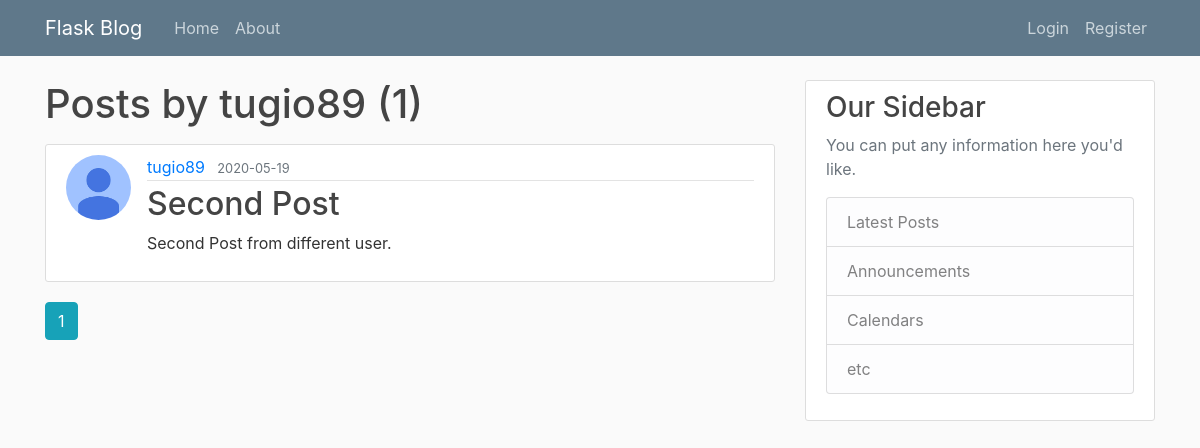
Before: /user/tugio89 with the older database file.
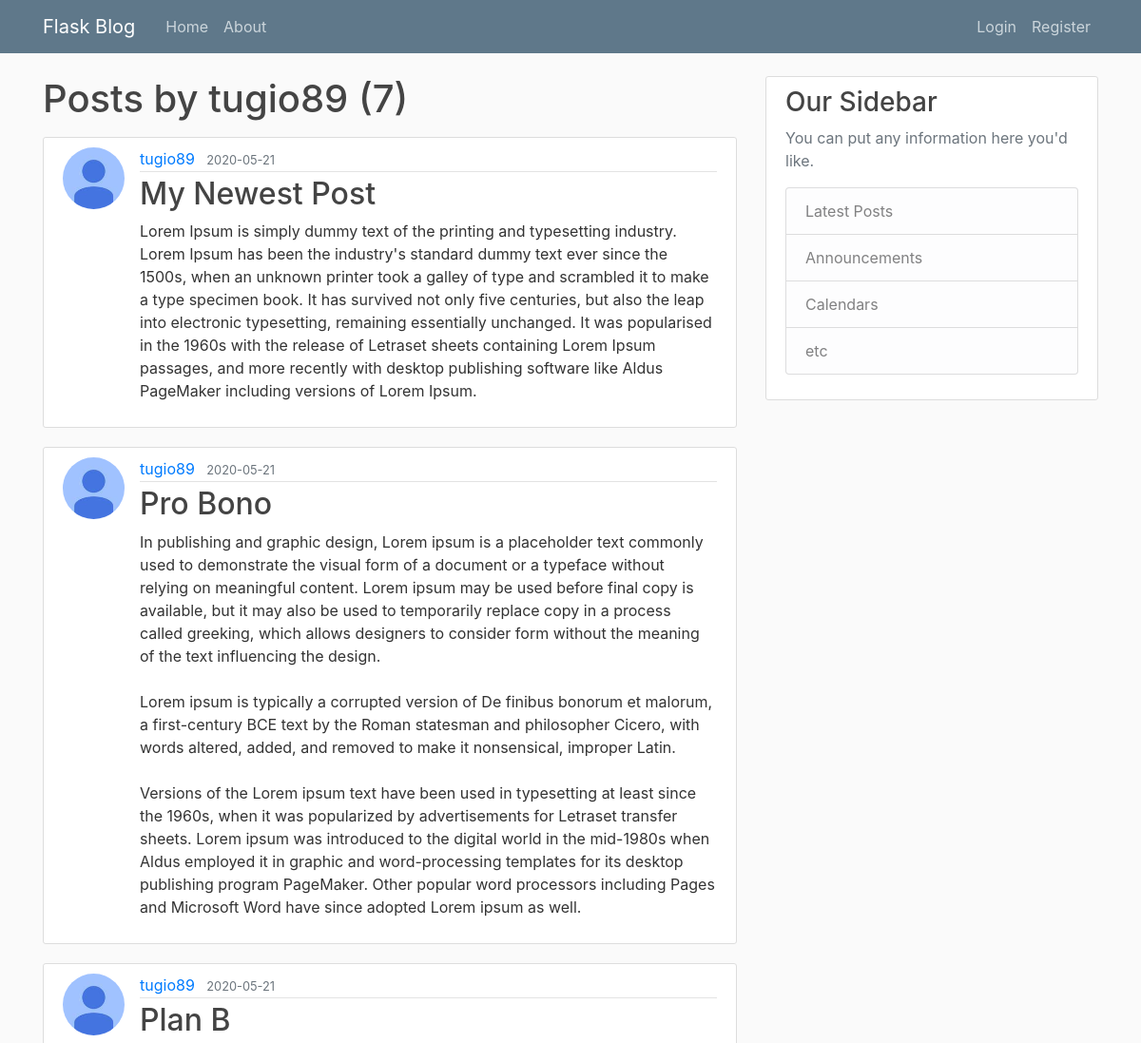
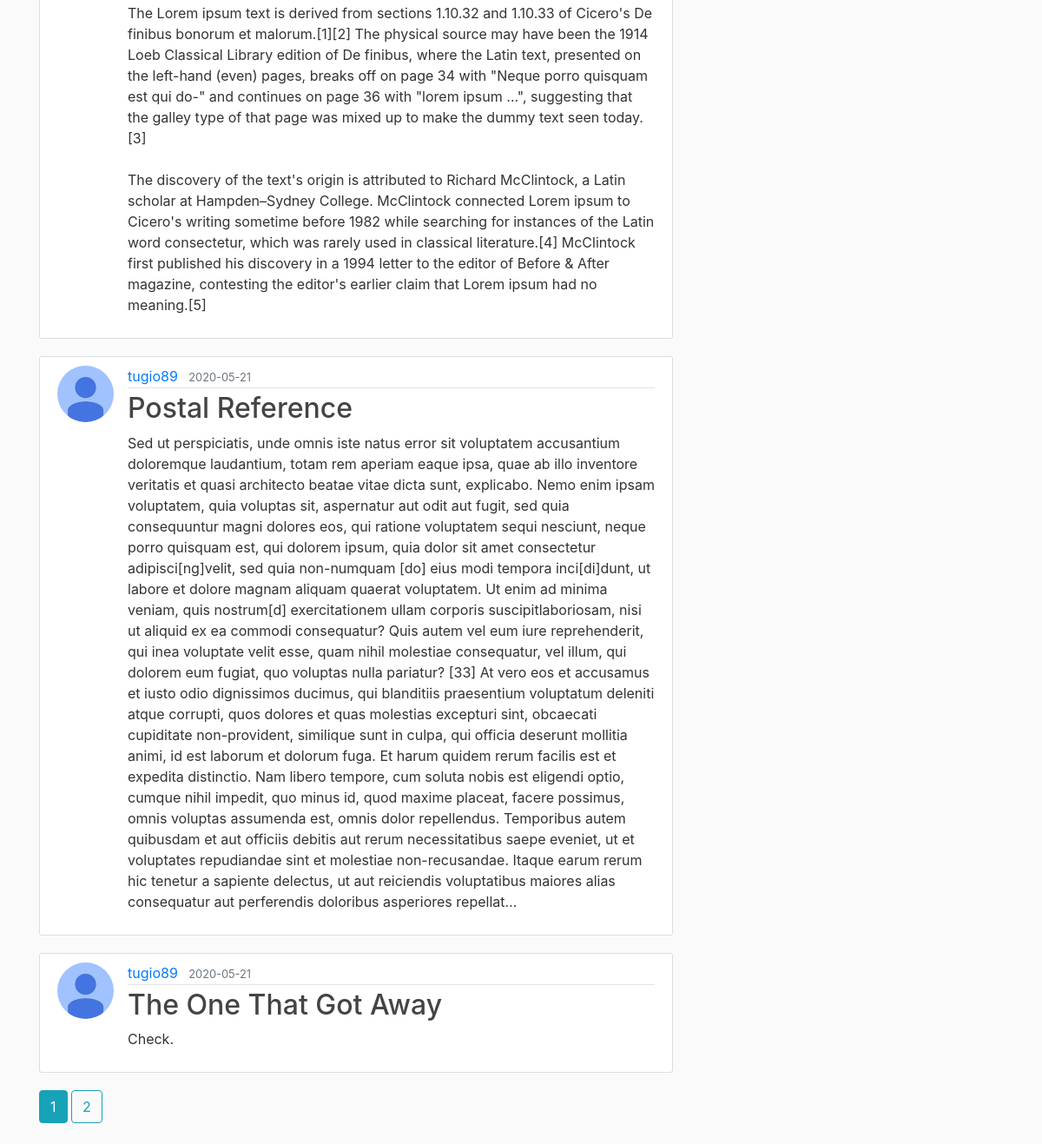
After: the same page with the newer database file (2 pictures, top to bottom).
### flaskblog/models.py (models this page shows, shortened)
class User(db.Model, UserMixin):
    id = db.Column(db.Integer, primary_key=True)
    username = db.Column(db.String(20), unique=True, nullable=False)
    email = db.Column(db.String(120), unique=True, nullable=False)
    image_file = db.Column(db.String(20), nullable=False, default='default.jpg')
    password = db.Column(db.String(60), nullable=False)
    posts = db.relationship('Post', backref='author', lazy=True)

class Post(db.Model):
    id = db.Column(db.Integer, primary_key=True)
    title = db.Column(db.String(100), nullable=False)
    date_posted = db.Column(db.DateTime, nullable=False, default=datetime.utcnow)
    content = db.Column(db.Text, nullable=False)
    user_id = db.Column(db.Integer, db.ForeignKey('user.id'), nullable=False)

### flaskblog/routes.py (the view)
@app.route("/user/<string:username>")
def user_posts(username):
    page = request.args.get('page', 1, type=int)
    user = User.query.filter_by(username=username).first_or_404()
    posts = Post.query.filter_by(author=user)\
        .order_by(Post.date_posted.desc())\
        .paginate(page=page, per_page=5)
    return render_template('user_posts.html', posts=posts, user=user)

### flaskblog/templates/user_posts.html
{% extends "layout.html" %}
{% block content %}
    <h1 class="mb-3">Posts by {{ user.username }} ({{ posts.total }})</h1>
    {% for post in posts.items %}
        <article class="media content-section">
          <img class="rounded-circle article-img" src="{{ url_for('static', filename='profile_pics/' + post.author.image_file) }}">
          <div class="media-body">
            <div class="article-metadata">
              <a class="mr-2" href="{{ url_for('user_posts', username=post.author.username) }}">{{ post.author.username }}</a>
              <small class="text-muted">{{ post.date_posted.strftime('%Y-%m-%d') }}</small>
            </div>
            <h2><a class="article-title" href="{{ url_for('post', post_id=post.id) }}">{{ post.title }}</a></h2>
            <p class="article-content">{{ post.content }}</p>
          </div>
        </article>
    {% endfor %}
    {% for page_num in posts.iter_pages(left_edge=1, right_edge=1, left_current=1, right_current=2) %}
      {% if page_num %}
        {% if posts.page == page_num %}
          <a class="btn btn-info mb-4" href="{{ url_for('user_posts', username=user.username, page=page_num) }}">{{ page_num }}</a>
        {% else %}
          <a class="btn btn-outline-info mb-4" href="{{ url_for('user_posts', username=user.username, page=page_num) }}">{{ page_num }}</a>
        {% endif %}
      {% else %}
        ...
      {% endif %}
    {% endfor %}
{% endblock content %}

### flaskblog/templates/layout.html (shortened to what this page needs)
<!DOCTYPE html>
<html lang="en">
<head>
    <link rel="stylesheet" href="https://stackpath.bootstrapcdn.com/bootstrap/4.4.1/css/bootstrap.min.css">
    <link rel="stylesheet" type="text/css" href="{{ url_for('static', filename='main.css') }}">
</head>
<body>
    <header class="site-header">
      <nav class="navbar navbar-expand-md navbar-dark bg-steel fixed-top">
        <div class="container">
          <a class="navbar-brand mr-4" href="/">Flask Blog</a>
          <div class="collapse navbar-collapse" id="navbarToggle">
            <div class="navbar-nav mr-auto">
              <a class="nav-item nav-link" href="{{ url_for('home') }}">Home</a>
              <a class="nav-item nav-link" href="{{ url_for('about') }}">About</a>
            </div>
            <div class="navbar-nav">
              {% if current_user.is_authenticated %}
                <a class="nav-item nav-link" href="{{ url_for('new_post') }}">New Post</a>
                <a class="nav-item nav-link" href="{{ url_for('account') }}">Account</a>
                <a class="nav-item nav-link" href="{{ url_for('logout') }}">Logout</a>
              {% else %}
                <a class="nav-item nav-link" href="{{ url_for('login') }}">Login</a>
                <a class="nav-item nav-link" href="{{ url_for('register') }}">Register</a>
              {% endif %}
            </div>
          </div>
        </div>
      </nav>
    </header>
    <main role="main" class="container">
      <div class="row">
        <div class="col-md-8">
          {% block content %}{% endblock %}
        </div>
        <div class="col-md-4">
          <div class="content-section">
            <h3>Our Sidebar</h3>
            <p class='text-muted'>You can put any information here you'd like.
              <ul class="list-group">
                <li class="list-group-item list-group-item-light">Latest Posts</li>
                <li class="list-group-item list-group-item-light">Announcements</li>
                <li class="list-group-item list-group-item-light">Calendars</li>
                <li class="list-group-item list-group-item-light">etc</li>
              </ul>
            </p>
          </div>
        </div>
      </div>
    </main>
</body>
</html>

### flaskblog/static/main.css (style rules this page uses)
body { background: #fafafa; color: #333333; margin-top: 5rem; }
h1, h2, h3, h4, h5, h6 { color: #444444; }
.bg-steel { background-color: #5f788a; }
.site-header .navbar-nav .nav-link { color: #cbd5db; }
.content-section { background: #ffffff; padding: 10px 20px; border: 1px solid #dddddd; border-radius: 3px; margin-bottom: 20px; }
.article-title { color: #444444; }
.article-content { white-space: pre-line; }
.article-img { height: 65px; width: 65px; margin-right: 16px; }
.article-metadata { padding-bottom: 1px; margin-bottom: 4px; border-bottom: 1px solid #e3e3e3 }

Changed rows visible on the page:
no longer on this page (row unchanged): Post: image_file (placeholder picture), author.username "tugio89", date_posted "2020-05-19", title "Second Post", content "Second Post from different user."
added Post: image_file (picture), author.username "tugio89", date_posted "2020-05-21", title "My Newest Post", content "Lorem Ipsum is simply dummy text of the printing and typesetting industry. Lorem Ipsum has been the industry's standard dummy text ever since the 1500s, when an unknown printer took a galley of type and scrambled it to make a type specimen book. It has survived not only five centuries, but also the leap into electronic typesetting, remaining essentially unchanged. It was popularised in the 1960s with the release of Letraset sheets containing Lorem Ipsum passages, and more recently with desktop publishing software like Aldus PageMaker including versions of Lorem Ipsum."
added Post: image_file (picture), author.username "tugio89", date_posted "2020-05-21", title "Pro Bono", content "In publishing and graphic design, Lorem ipsum is a placeholder text commonly used to demonstrate the visual form of a document or a typeface without relying on meaningful content. Lorem ipsum may be used before final copy is available, but it may also be used to temporarily replace copy in a process called greeking, which allows designers to consider form without the meaning of the text influencing the design. Lorem ipsum is typically a corrupted version of De finibus bonorum et malorum, a first-century BCE text by the Roman statesman and philosopher Cicero, with words altered, added, and removed to make it nonsensical, improper Latin. Versions of the Lorem ipsum text have been used in…"
added Post: image_file (picture), author.username "tugio89", date_posted "2020-05-21", title "Plan B", content "The Lorem ipsum text is derived from sections 1.10.32 and 1.10.33 of Cicero's De finibus bonorum et malorum.[1][2] The physical source may have been the 1914 Loeb Classical Library edition of De finibus, where the Latin text, presented on the left-hand (even) pages, breaks off on page 34 with \"Neque porro quisquam est qui do-\" and continues on page 36 with \"lorem ipsum ...\", suggesting that the galley type of that page was mixed up to make the dummy text seen today.[3] The discovery of the text's origin is attributed to Richard McClintock, a Latin scholar at Hampden–Sydney College. McClintock connected Lorem ipsum to Cicero's writing sometime before 1982 while searching for instances of the…"
added Post: image_file (picture), author.username "tugio89", date_posted "2020-05-21", title "Postal Reference", content "Sed ut perspiciatis, unde omnis iste natus error sit voluptatem accusantium doloremque laudantium, totam rem aperiam eaque ipsa, quae ab illo inventore veritatis et quasi architecto beatae vitae dicta sunt, explicabo. Nemo enim ipsam voluptatem, quia voluptas sit, aspernatur aut odit aut fugit, sed quia consequuntur magni dolores eos, qui ratione voluptatem sequi nesciunt, neque porro quisquam est, qui dolorem ipsum, quia dolor sit amet consectetur adipisci[ng]velit, sed quia non-numquam [do] eius modi tempora inci[di]dunt, ut labore et dolore magnam aliquam quaerat voluptatem. Ut enim ad minima veniam, quis nostrum[d] exercitationem ullam corporis suscipitlaboriosam, nisi ut aliquid ex ea…"
added Post: image_file (picture), author.username "tugio89", date_posted "2020-05-21", title "The One That Got Away", content "Check."
Other visible differences:
{{ posts.total }}: "1" → "7"
new list line: "2"
